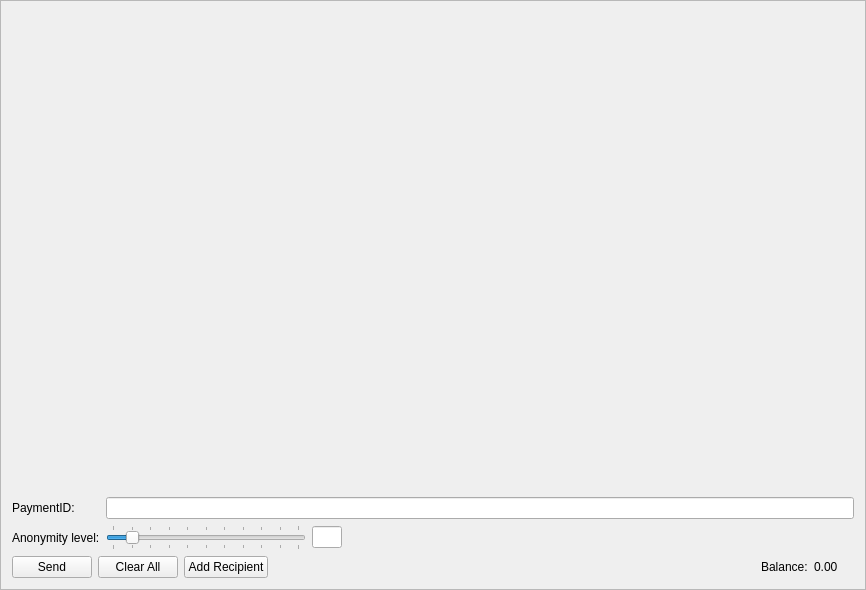
<?xml version="1.0" encoding="UTF-8"?>
<ui version="4.0">
 <class>SendFrame</class>
 <widget class="QFrame" name="SendFrame">
  <property name="geometry">
   <rect>
    <x>0</x>
    <y>0</y>
    <width>866</width>
    <height>590</height>
   </rect>
  </property>
  <property name="windowTitle">
   <string>Frame</string>
  </property>
  <property name="frameShape">
   <enum>QFrame::StyledPanel</enum>
  </property>
  <property name="frameShadow">
   <enum>QFrame::Raised</enum>
  </property>
  <layout class="QVBoxLayout" name="m_send_frame_main_layout">
   <item>
    <widget class="QScrollArea" name="m_transfersScrollarea">
     <property name="frameShape">
      <enum>QFrame::NoFrame</enum>
     </property>
     <property name="widgetResizable">
      <bool>true</bool>
     </property>
     <widget class="QWidget" name="scrollAreaWidgetContents">
      <property name="geometry">
       <rect>
        <x>0</x>
        <y>0</y>
        <width>840</width>
        <height>446</height>
       </rect>
      </property>
      <layout class="QVBoxLayout" name="m_send_frame_layout">
       <property name="leftMargin">
        <number>0</number>
       </property>
       <property name="topMargin">
        <number>0</number>
       </property>
       <property name="rightMargin">
        <number>0</number>
       </property>
       <property name="bottomMargin">
        <number>0</number>
       </property>
       <item>
        <spacer name="verticalSpacer">
         <property name="orientation">
          <enum>Qt::Vertical</enum>
         </property>
         <property name="sizeHint" stdset="0">
          <size>
           <width>20</width>
           <height>445</height>
          </size>
         </property>
        </spacer>
       </item>
      </layout>
     </widget>
    </widget>
   </item>
   <item>
    <layout class="QGridLayout" name="gridLayout">
     <property name="topMargin">
      <number>5</number>
     </property>
     <item row="1" column="2">
      <widget class="QLineEdit" name="m_mixinEdit">
       <property name="maximumSize">
        <size>
         <width>30</width>
         <height>16777215</height>
        </size>
       </property>
       <property name="text">
        <string notr="true"/>
       </property>
       <property name="maxLength">
        <number>5</number>
       </property>
       <property name="alignment">
        <set>Qt::AlignCenter</set>
       </property>
       <property name="readOnly">
        <bool>true</bool>
       </property>
      </widget>
     </item>
     <item row="0" column="1" colspan="3">
      <widget class="QLineEdit" name="m_paymentIdEdit"/>
     </item>
     <item row="1" column="0">
      <widget class="QLabel" name="label_2">
       <property name="text">
        <string>Anonymity level:</string>
       </property>
      </widget>
     </item>
     <item row="1" column="3">
      <spacer name="horizontalSpacer">
       <property name="orientation">
        <enum>Qt::Horizontal</enum>
       </property>
       <property name="sizeType">
        <enum>QSizePolicy::Expanding</enum>
       </property>
       <property name="sizeHint" stdset="0">
        <size>
         <width>298</width>
         <height>20</height>
        </size>
       </property>
      </spacer>
     </item>
     <item row="0" column="0">
      <widget class="QLabel" name="label_6">
       <property name="text">
        <string>PaymentID:</string>
       </property>
      </widget>
     </item>
     <item row="1" column="1">
      <widget class="QSlider" name="m_mixinSlider">
       <property name="maximumSize">
        <size>
         <width>200</width>
         <height>16777215</height>
        </size>
       </property>
       <property name="maximum">
        <number>10</number>
       </property>
       <property name="pageStep">
        <number>1</number>
       </property>
       <property name="value">
        <number>1</number>
       </property>
       <property name="tracking">
        <bool>false</bool>
       </property>
       <property name="orientation">
        <enum>Qt::Horizontal</enum>
       </property>
       <property name="tickPosition">
        <enum>QSlider::TicksBothSides</enum>
       </property>
       <property name="tickInterval">
        <number>1</number>
       </property>
      </widget>
     </item>
    </layout>
   </item>
   <item>
    <layout class="QHBoxLayout" name="horizontalLayout">
     <item>
      <widget class="QPushButton" name="m_sendButton">
       <property name="text">
        <string>Send</string>
       </property>
       <property name="icon">
        <iconset resource="../../resources.qrc">
         <normaloff>:/icons/send</normaloff>:/icons/send</iconset>
       </property>
      </widget>
     </item>
     <item>
      <widget class="QPushButton" name="m_clearAllButton">
       <property name="text">
        <string>Clear All</string>
       </property>
       <property name="icon">
        <iconset resource="../../resources.qrc">
         <normaloff>:/icons/remove</normaloff>:/icons/remove</iconset>
       </property>
      </widget>
     </item>
     <item>
      <widget class="QPushButton" name="m_addRecipientButton">
       <property name="text">
        <string>Add Recipient</string>
       </property>
       <property name="icon">
        <iconset resource="../../resources.qrc">
         <normaloff>:/icons/add</normaloff>:/icons/add</iconset>
       </property>
      </widget>
     </item>
     <item>
      <spacer name="horizontalSpacer_2">
       <property name="orientation">
        <enum>Qt::Horizontal</enum>
       </property>
       <property name="sizeHint" stdset="0">
        <size>
         <width>40</width>
         <height>20</height>
        </size>
       </property>
      </spacer>
     </item>
     <item>
      <widget class="QLabel" name="label_4">
       <property name="text">
        <string>Balance:</string>
       </property>
      </widget>
     </item>
     <item>
      <widget class="QLabel" name="m_balanceLabel">
       <property name="text">
        <string notr="true">0.00 </string>
       </property>
      </widget>
     </item>
     <item>
      <widget class="QLabel" name="m_tickerLabel">
       <property name="text">
        <string notr="true"/>
       </property>
      </widget>
     </item>
    </layout>
   </item>
  </layout>
 </widget>
 <tabstops>
  <tabstop>m_paymentIdEdit</tabstop>
  <tabstop>m_mixinSlider</tabstop>
  <tabstop>m_sendButton</tabstop>
  <tabstop>m_clearAllButton</tabstop>
  <tabstop>m_addRecipientButton</tabstop>
  <tabstop>m_transfersScrollarea</tabstop>
  <tabstop>m_mixinEdit</tabstop>
 </tabstops>
 <resources>
  <include location="../../resources.qrc"/>
 </resources>
 <connections>
  <connection>
   <sender>m_addRecipientButton</sender>
   <signal>clicked()</signal>
   <receiver>SendFrame</receiver>
   <slot>addRecipientClicked()</slot>
   <hints>
    <hint type="sourcelabel">
     <x>282</x>
     <y>561</y>
    </hint>
    <hint type="destinationlabel">
     <x>432</x>
     <y>294</y>
    </hint>
   </hints>
  </connection>
  <connection>
   <sender>m_clearAllButton</sender>
   <signal>clicked()</signal>
   <receiver>SendFrame</receiver>
   <slot>clearAllClicked()</slot>
   <hints>
    <hint type="sourcelabel">
     <x>154</x>
     <y>561</y>
    </hint>
    <hint type="destinationlabel">
     <x>432</x>
     <y>294</y>
    </hint>
   </hints>
  </connection>
  <connection>
   <sender>m_sendButton</sender>
   <signal>clicked()</signal>
   <receiver>SendFrame</receiver>
   <slot>sendClicked()</slot>
   <hints>
    <hint type="sourcelabel">
     <x>53</x>
     <y>561</y>
    </hint>
    <hint type="destinationlabel">
     <x>432</x>
     <y>294</y>
    </hint>
   </hints>
  </connection>
  <connection>
   <sender>m_mixinSlider</sender>
   <signal>valueChanged(int)</signal>
   <receiver>SendFrame</receiver>
   <slot>mixinValueChanged(int)</slot>
   <hints>
    <hint type="sourcelabel">
     <x>221</x>
     <y>520</y>
    </hint>
    <hint type="destinationlabel">
     <x>432</x>
     <y>294</y>
    </hint>
   </hints>
  </connection>
 </connections>
 <slots>
  <slot>sendClicked()</slot>
  <slot>clearAllClicked()</slot>
  <slot>addRecipientClicked()</slot>
  <slot>mixinValueChanged(int)</slot>
 </slots>
</ui>
